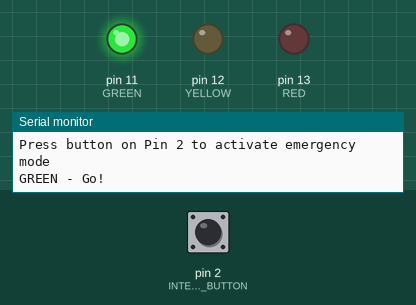
A sketch run on a simulated Arduino Uno, built with avr-gcc and run on an emulated ATmega328P. Shown: output pins drawn as LEDs (lit = HIGH), the last lines printed to the serial monitor. Inputs (shaded band) come from the test bench; at power-on: pin 2 (INTERRUPT_BUTTON) HIGH.

Above: at 1.2 s.
1.3 s: pin 2 (INTERRUPT_BUTTON) pulled LOW for 0.15 s
At 6.2 s:
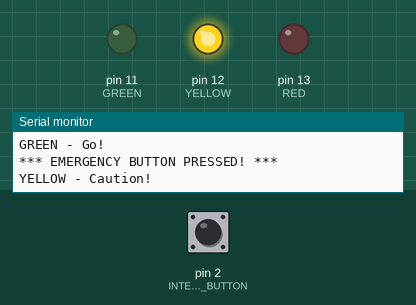
At 7.7 s:
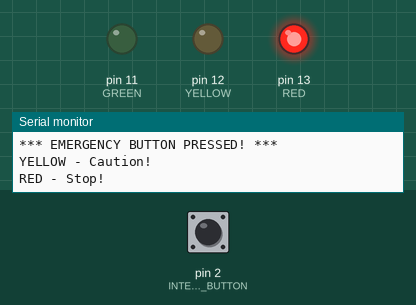
Timing chart, 0 to 13.4 s (numbered marks = the images above; inputs shaded):
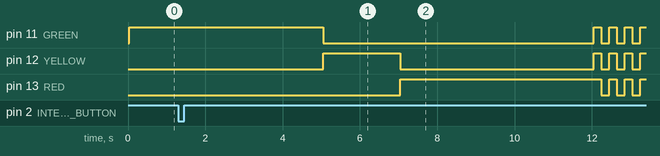

The sketch:

traffic_light_with_interrupts.ino
```cpp
// Traffic Light System with External Interrupts
// Adds emergency mode activation via button press on Pin 2
// Button triggers all lights to blink simultaneously

const int RED = 13;                    // Red LED pin
const int YELLOW = 12;                 // Yellow LED pin
const int GREEN = 11;                  // Green LED pin
const int INTERRUPT_BUTTON = 2;        // External interrupt pin (INT0)

// volatile: ensures variable is updated immediately (used with interrupts)
volatile bool emergencyMode = false;   // Emergency mode flag

void setup() {
  // Set all LED pins as output
  pinMode(RED, OUTPUT);
  pinMode(YELLOW, OUTPUT);
  pinMode(GREEN, OUTPUT);
  pinMode(INTERRUPT_BUTTON, INPUT_PULLUP);  // Button with internal pullup

  // Attach interrupt to Pin 2, trigger on FALLING edge (button press)
  // digitalPinToInterrupt(2) converts pin number to interrupt number
  attachInterrupt(digitalPinToInterrupt(INTERRUPT_BUTTON), emergencyInterrupt, FALLING);

  // Initialize serial for debugging
  Serial.begin(9600);
  Serial.println("Traffic Light System with Interrupts Started");
  Serial.println("Press button on Pin 2 to activate emergency mode");
}

void loop() {
  // Check if emergency mode is activated
  if (!emergencyMode) {
    normalTraffic();  // Normal operation
  } else {
    emergencyTraffic();  // Emergency blinking
  }
}

// Normal traffic light cycle
void normalTraffic() {
  // GREEN LIGHT - Go!
  setLight(GREEN);
  Serial.println("GREEN - Go!");
  delay(5000);  // 5 seconds

  // YELLOW LIGHT - Caution!
  setLight(YELLOW);
  Serial.println("YELLOW - Caution!");
  delay(2000);  // 2 seconds

  // RED LIGHT - Stop!
  setLight(RED);
  Serial.println("RED - Stop!");
  delay(5000);  // 5 seconds
}

// Emergency mode: all lights blink together
void emergencyTraffic() {
  Serial.println("EMERGENCY MODE - All lights blinking!");

  // Blink 10 times (5 full cycles)
  for (int i = 0; i < 10; i++) {
    // Turn all lights ON
    digitalWrite(RED, HIGH);
    digitalWrite(YELLOW, HIGH);
    digitalWrite(GREEN, HIGH);
    delay(200);  // On for 200ms

    // Turn all lights OFF
    digitalWrite(RED, LOW);
    digitalWrite(YELLOW, LOW);
    digitalWrite(GREEN, LOW);
    delay(200);  // Off for 200ms
  }

  // Exit emergency mode
  emergencyMode = false;
  Serial.println("Emergency mode ended, returning to normal operation");
}

// Helper function to set only one light ON
void setLight(int light) {
  digitalWrite(RED, LOW);
  digitalWrite(YELLOW, LOW);
  digitalWrite(GREEN, LOW);
  digitalWrite(light, HIGH);
}

// INTERRUPT SERVICE ROUTINE (ISR)
// This function is called immediately when button is pressed
// Keep it short and avoid blocking operations!
void emergencyInterrupt() {
  emergencyMode = true;
  Serial.println("\n*** EMERGENCY BUTTON PRESSED! ***\n");
}
```
